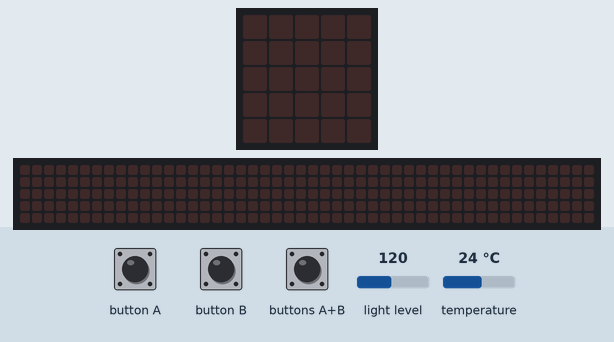
The program below on a simulated BBC micro:bit (MakeCode). Shown: the board's 5×5 LED display, a strip that is not on the board, showing the scrolling text unrolled. Inputs (shaded band) come from the test bench; at power-on: temperature 24 °C, light level 120. The 48×5 strip is a reading aid, not a part: it shows the text the display is scrolling, unrolled, one strip-width of it at a time.

Above: at 1.2 s.
1.3 s: button A pressed for 0.15 s
At 1.37 s:
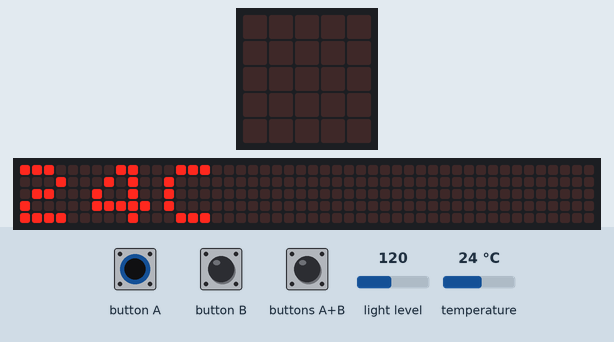
4.3 s: button B pressed for 1 s
At 4.97 s:
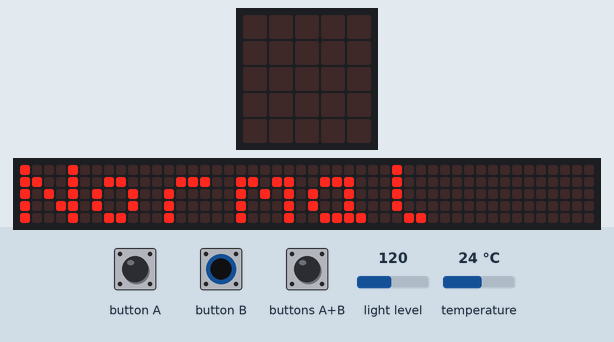
7.3 s: button A driven LOW and button B driven LOW
10.3 s: temperature set to 20.7 °C
13.3 s: temperature set to 19.2 °C
At 14.07 s:
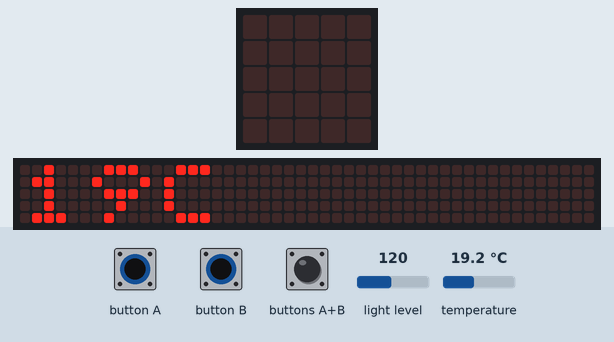
16.3 s: buttons A+B pressed for 0.15 s
At 18.9 s:
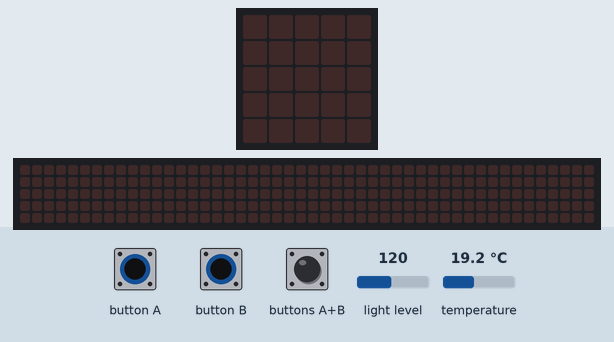

The program:

main.ts
```typescript
let temperatura = 0
basic.forever(function on_forever() {
    let luz: number;

    if (input.buttonIsPressed(Button.A)) {
        temperatura = input.temperature()
        basic.showString("" + temperatura + "C")
    }

    if (input.buttonIsPressed(Button.B)) {
        temperatura = input.temperature()
        luz = input.lightLevel()
        if (temperatura > 30 && luz < 100) {
            basic.showLeds(`
                . # . # .
                # # # # #
                . # # # .
                # # # # #
                . # . # .
            `)
        } else {
            basic.showString("Normal")
        }

    }

    if (input.buttonIsPressed(Button.AB)) {
        temperatura = input.temperature()
        if (20 <= temperatura && temperatura <= 30) {
            basic.showString("OK")
        } else {
            basic.showString("Alerta")
        }

    }

})
```

test.ts
```typescript
// aquí va el archivo "tests"; esto no se compilará cuando este paquete se utilice como una extensión.
```

Measured:
- the behaviour switches between 20 and 19.9 °C on temperature (found by bisection; images 2 and 3)
- after the input at 1.3 s, the display: changes at once (image 1)
- after the input at 4.3 s, the display: first differs from a run without the input after 0.60 s (image 2)
- after the input at 16.3 s, the display: first differs from a run without the input after 1.2 s (image 4)
